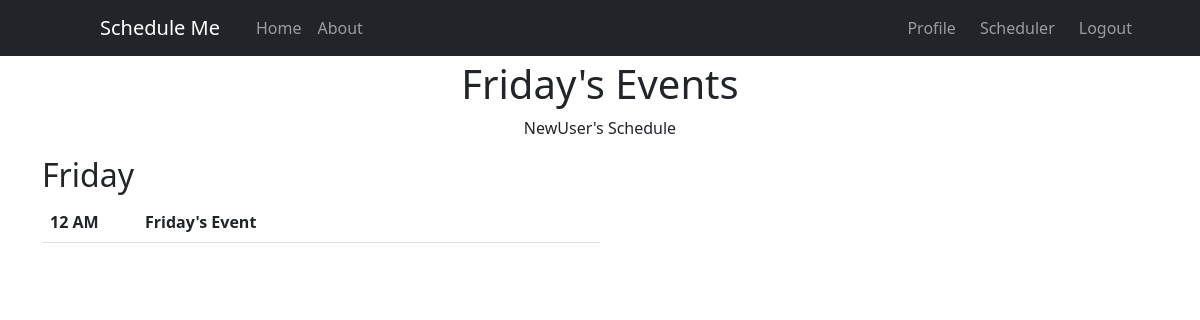
/scheduler/event_day/Friday (signed in), run on the app's committed database.
### schedule/models.py (models this page shows, shortened)
class Event(models.Model):
    TIME_CHOICES = (
        (0, '12 AM'), (1, '1 AM'), (2, '2 AM'), (3, '3 AM'),
        (4, '4 AM'), (5, '5 AM'), (6, '6 AM'), (7, '7 AM'),
        (8, '8 AM'), (9, '9 AM'), (10, '10 AM'), (11, '11 AM'),
        (12, '12 PM'), (13, '1 PM'), (14, '2 PM'), (15, '3 PM'),
        (16, '4 PM'), (17, '5 PM'), (18, '6 PM'), (19, '7 PM'),
        (20, '8 PM'), (21, '9 PM'), (22, '10 PM'), (23, '11 PM'),
    )
    DAY_CHOICES = (
        ('Sunday', 'Sunday'),
        ('Monday', 'Monday'),
        ('Tuesday', 'Tuesday'),
        ('Wednesday', 'Wednesday'),
        ('Thursday', 'Thursday'),
        ('Friday', 'Friday'),
        ('Saturday', 'Saturday'),
    )
    title = models.CharField(max_length=50)
    time = models.IntegerField(choices=TIME_CHOICES)
    day = models.CharField(max_length=9, choices=DAY_CHOICES)
    creator = models.ForeignKey(User, on_delete=models.CASCADE)

### users/views.py (the view)
# urls.py: path('scheduler/event_day/<str:day>', user_views.event_day, name='event_day'),
@login_required
def event_day(request, day):
    event_list = Event.objects.all().filter(day__contains=day, creator=request.user.id).order_by('time')
    context = {
        'events': event_list,
        'day': day,
    }
    return render(request, 'schedule/event_day.html', context)

### schedule/templates/schedule/event_day.html
{% extends "schedule/base.html" %}
{% block content %}
{% if events %}
    <h1 class='text-center'>{{ day }}'s Events</h1><p class='text-center'>{{ user.username }}'s Schedule</p>
    <h2>{{ day }}</h2>
    <table class="table", style="width: 50%">
    {% for event in events %}
            <tr><th id="time">{{ event.get_time_display }}</th><th>{{ event.title }}</th></tr>
    {% endfor %}
    </table>
{% else %}
    <p>No event list</p>
{% endif %}
{% endblock content %}

### schedule/static/css/styles.css (style rules this page uses)
th#time { width: 95px; height:40 px; margin-left: 50px; }

### data on the page
Event: day "Friday", time "12 AM", title "Friday's Event"

### other printed values
{{ user.username }} "NewUser"
